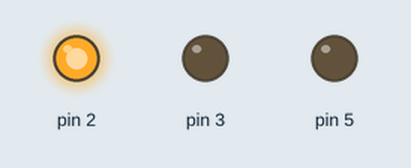
A sketch run on a simulated Arduino Uno, built with avr-gcc and run on an emulated ATmega328P. On the bench: output pins drawn as LEDs (lit = HIGH).

Above: at 0.1 s.
Timing chart, 0 to 1.6 s (numbered marks = the images above):
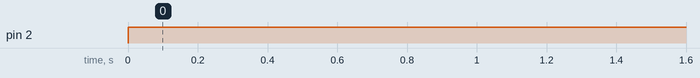

Measured:
- by itself, pin 2: LOW → HIGH at 0.00 s

The sketch:

Motor.ino
```cpp
void setup() {
  pinMode(2, OUTPUT);
  pinMode(3, OUTPUT);
}

void loop() {
  digitalWrite(2, HIGH);
  digitalWrite(3, LOW);
  analogWrite(5,0);
}
```
